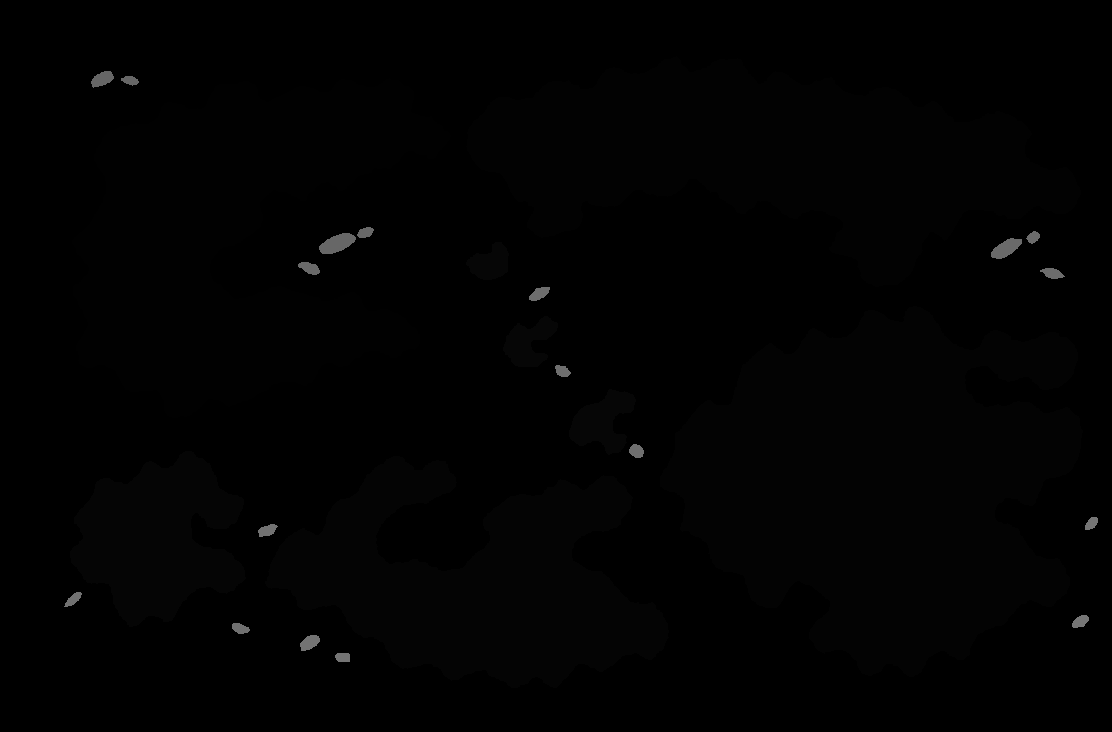
#> input picture docs/atelier-destiny/Guilde/Atlas-Destiny-Nouvelles-Terres/Terres-EoS-Magenta/Sources/Index-terres-validees.png, 1112 x 732 px
$ python Preparation.py
#> lines starting #> are read from the running program, lines starting #| are printed output that depends on the picture; after the words box and inside, x2 and y2 are one past the last pixel; in counts of white or black regions, pixels touching at a corner belong together
#!/usr/bin/env python3
"""Prepare a texture-free geography stencil and EoS style-only crops for image-guided art."""
from pathlib import Path
import json
import numpy as np
from PIL import Image, ImageDraw
from scipy import ndimage as nd

D=Path(__file__).resolve().parents[1]; S=D/'Sources'; U=D.parent
M=U/'Terres-EoS-Magenta'/'Sources'
index=np.asarray(Image.open(M/'Index-terres-validees.png')); ground=index>0
#> further down, index is the input picture: shape (732, 1112); min 0, max 118, mean 1.5
#> after `ground = index > 0`:
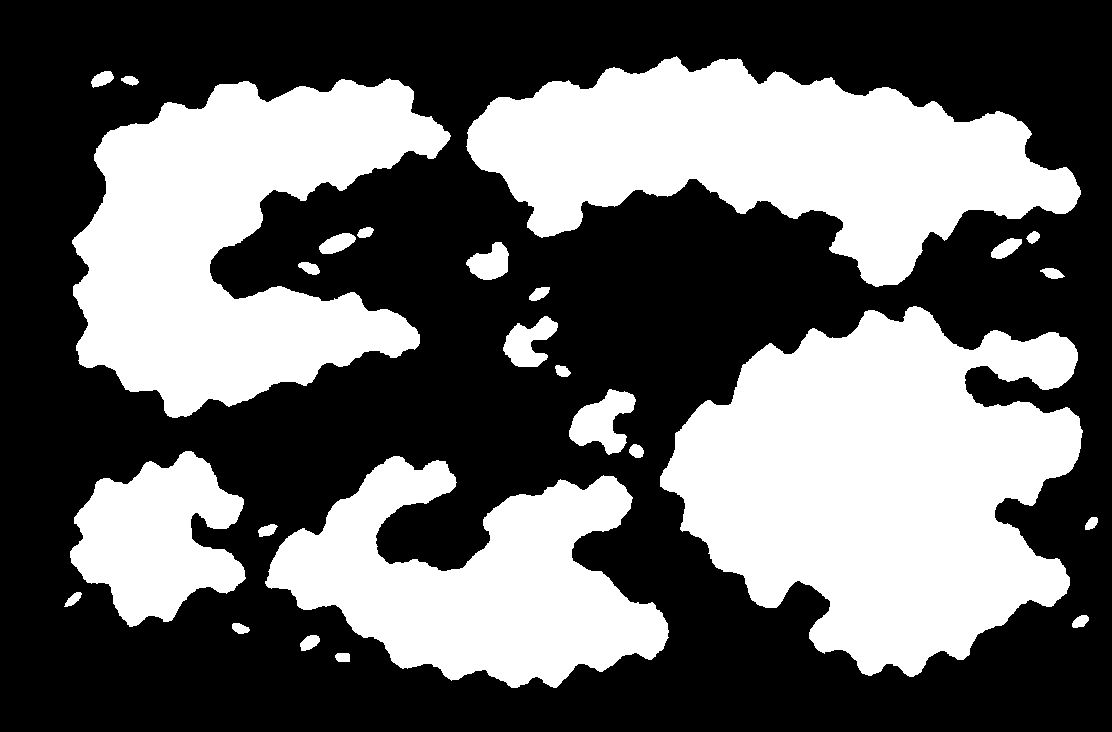
#> ground: shape (732, 1112) bool; 40.2% white; 26 white regions, largest, box (x1, y1, x2, y2) and area: (660, 306, 1083, 677) 101410, (466, 56, 1081, 287) 74132, (72, 78, 451, 418) 73095
water=np.asarray(Image.open(M/'Eaux-validees.png'))>0
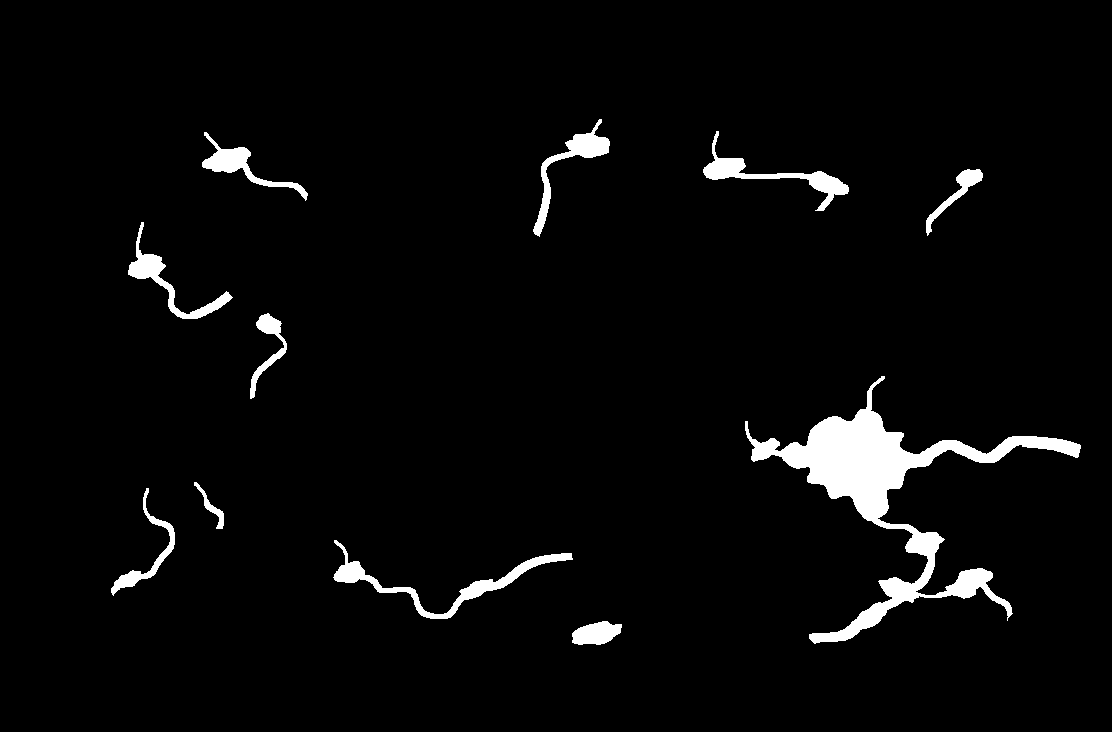
#> input picture docs/atelier-destiny/Guilde/Atlas-Destiny-Nouvelles-Terres/Terres-EoS-Magenta/Sources/Eaux-validees.png, 1112 x 732 px
#> water: shape (732, 1112) bool; 3.5% white; 11 white regions, largest, box (x1, y1, x2, y2) and area: (745, 376, 1081, 644) 15561, (333, 540, 573, 619) 2503, (703, 131, 849, 211) 1940
H,W=index.shape; Y,X=np.mgrid[:H,:W]
#> after `H, W = index.shape`: H = 732; W = 1112
key=[255,0,255]; n=Image.Resampling.NEAREST
meta=json.loads((U/'Sources'/'Geographie.json').read_text());choice=json.loads((M/'Placement-valide.json').read_text())
#> (reads docs/atelier-destiny/Guilde/Atlas-Destiny-Nouvelles-Terres/Sources/Geographie.json from the repository)
#> (the run stopped early here; a loop or call above may not have finished)
